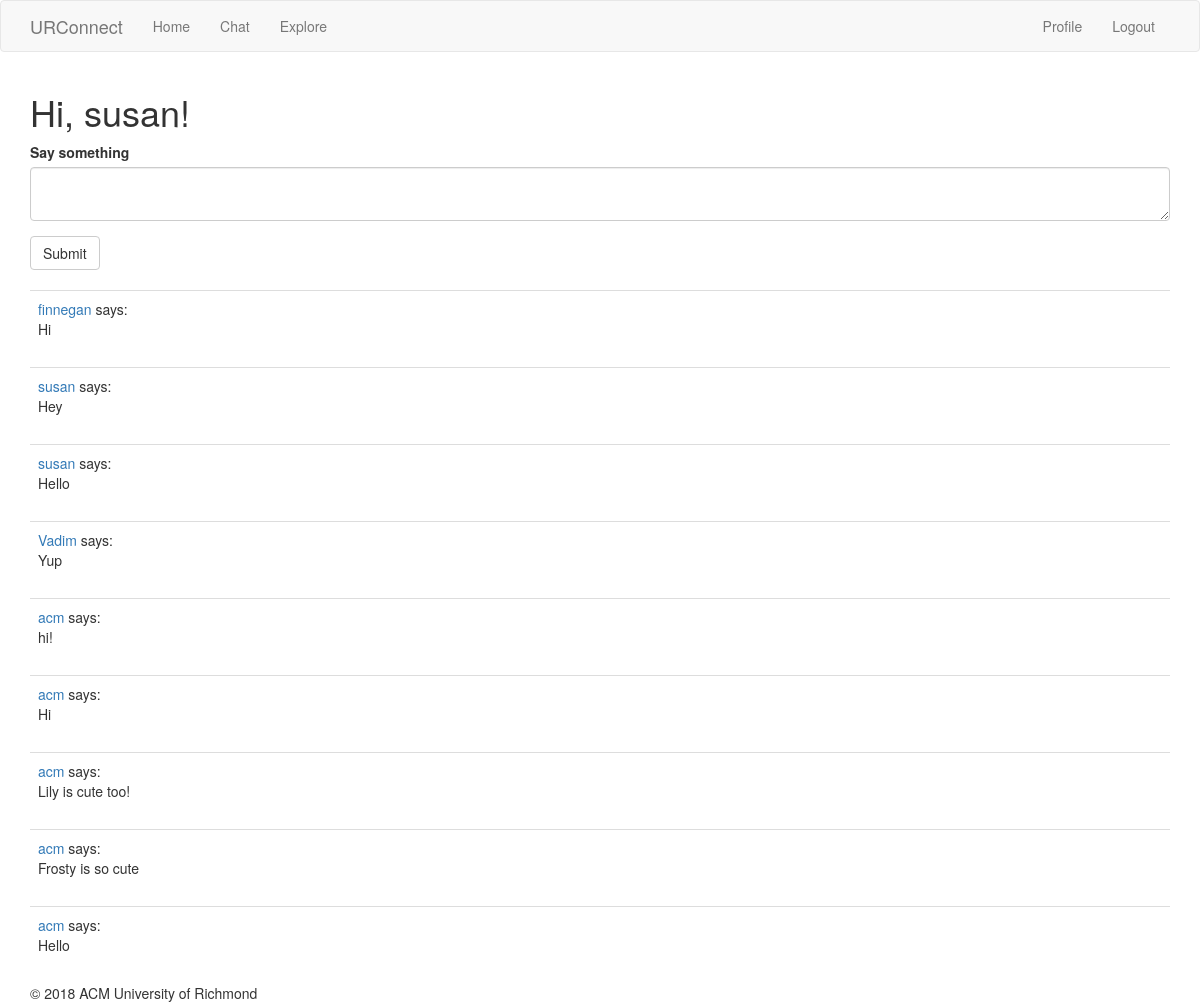
Page /chat (signed in) on the earlier database version.
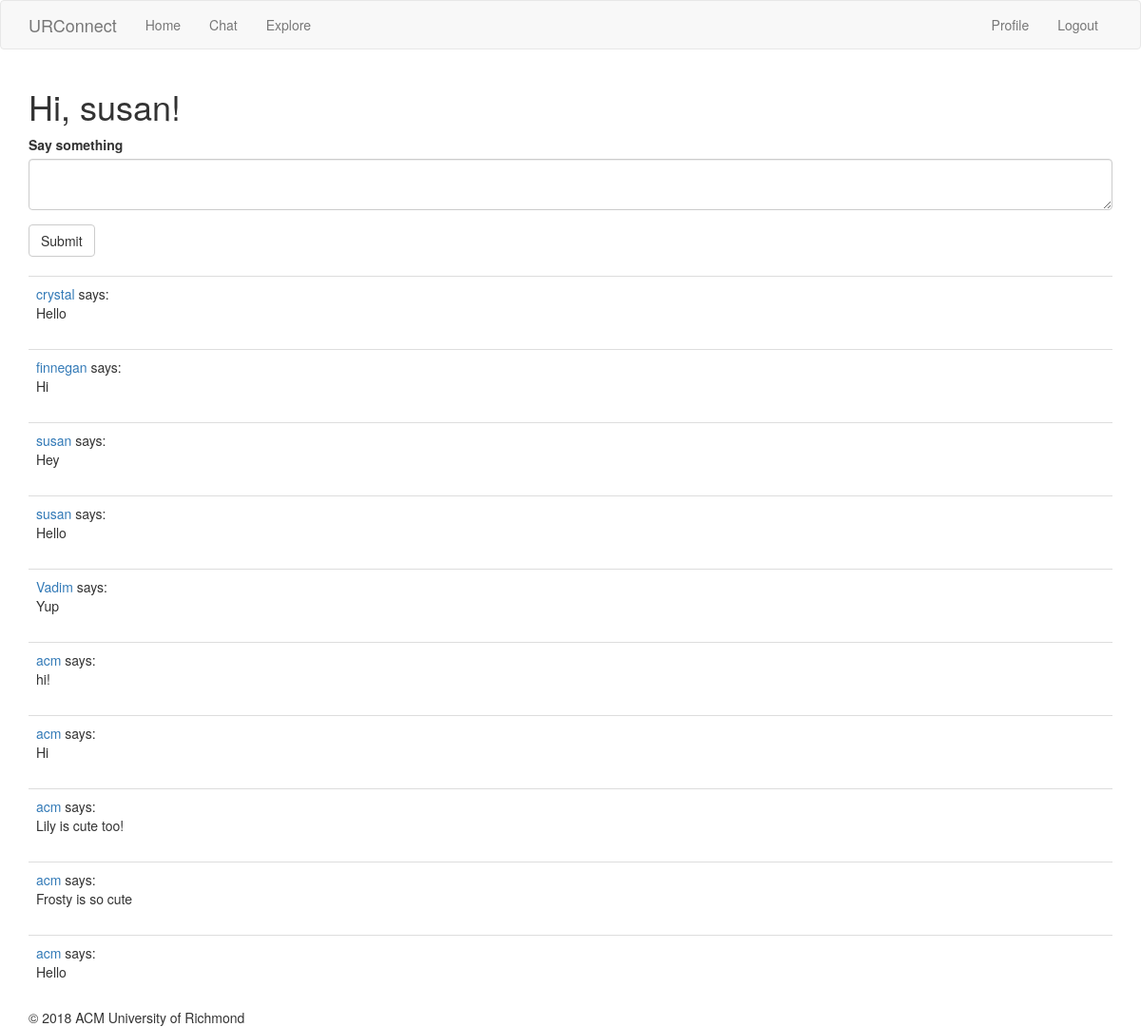
Same page on the later database version.
### app/models.py (models this page shows, shortened)
class User(UserMixin, db.Model):
	id = db.Column(db.Integer, primary_key = True)
	username = db.Column(db.String(64), index=True, unique=True)
	email = db.Column(db.String(120), index=True, unique=True)
	password_hash = db.Column(db.String(128))
	posts = db.relationship('Post', backref='author', lazy='dynamic')

class Post(db.Model):
	id = db.Column(db.Integer, primary_key = True)
	body = db.Column(db.String(140))
	timestamp = db.Column(db.DateTime, index=True, default=datetime.utcnow)
	user_id = db.Column(db.Integer, db.ForeignKey('user.id'))

### app/routes.py (the view)
@app.route('/chat', methods=['GET', 'POST'])
@login_required
def chat():
    form = PostForm()
    if form.validate_on_submit():
        post = Post(body=form.post.data, author=current_user)
        db.session.add(post)
        db.session.commit()
        flash('Your post is now live!')
        return redirect(url_for('chat'))
    posts = Post.query.order_by(Post.timestamp.desc()).all()
    return render_template("chat.html", title='Home Page', form=form,
                           posts=posts)

### app/forms.py
class PostForm(FlaskForm):
    post = TextAreaField('Say something', validators=[
        DataRequired(), Length(min=1, max=140)])
    submit = SubmitField('Submit')

### app/models.py (called while the page is built)
@login.user_loader
def load_user(id):
	return User.query.get(int(id))

### app/templates/chat.html
{% extends "base.html" %}
{% import 'bootstrap/wtf.html' as wtf %}
{% block app_content %}
	<h1>Hi, {{ current_user.username }}!</h1>
	{% if form %}
    {{ wtf.quick_form(form) }}
    <br>
    {% endif %}
	{% for post in posts %}
		{% include '_post.html' %}
	{% endfor %}
{% endblock %}

### app/templates/base.html (shortened to what this page needs)
{% extends 'bootstrap/base.html' %}
{% block navbar %}
    <nav class="navbar navbar-default">
        <div class="container">
            <div class="navbar-header">
                <a class="navbar-brand" href="{{ url_for('index') }}"> URConnect </a>
            </div>
            <div class="collapse navbar-collapse" id="bs-example-navbar-collapse-1">
                <ul class="nav navbar-nav">
                    <li><a href="{{ url_for('index') }}">Home</a></li>
                    <li><a href="{{ url_for('chat') }}">Chat</a></li>
                    <li><a href="{{ url_for('explore') }}">Explore</a></li>
                </ul>
                <ul class="nav navbar-nav navbar-right">
                    {% if current_user.is_anonymous %}
                    <li><a href="{{ url_for('login') }}">Login</a></li>
                    {% else %}
                    <li><a href="{{ url_for('user', username=current_user.username) }}">Profile</a></li>
                    <li><a href="{{ url_for('logout') }}">Logout</a></li>
                    {% endif %}
                </ul>
            </div>
        </div>
    </nav>
{% endblock %}
{% block content %}
    <div class="container">
        {% block app_content %}{% endblock %}
        {%- block footer %}
        <footer>&copy; 2018 ACM University of Richmond </footer>
        {%- endblock footer %}
    </div>
{% endblock %}

### app/templates/_post.html
    <table class="table table-hover">
        <tr>
            <td>
                <a href="{{ url_for('user', username=post.author.username) }}">
                    {{ post.author.username }}
                </a>
                says:
                <br>
                {{ post.body }}
            </td>
        </tr>
    </table>

Differences in the rows shown:
added Post: author.username "crystal", body "Hello"
